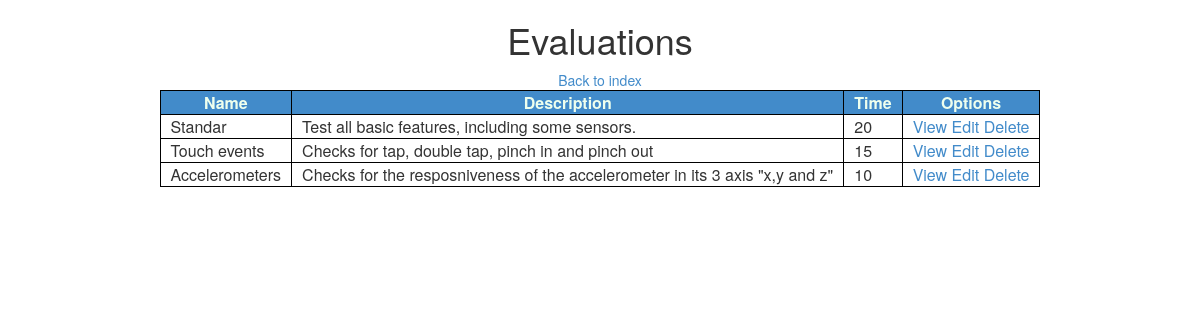
Page /admin/evaluations/index.php on the earlier database version.
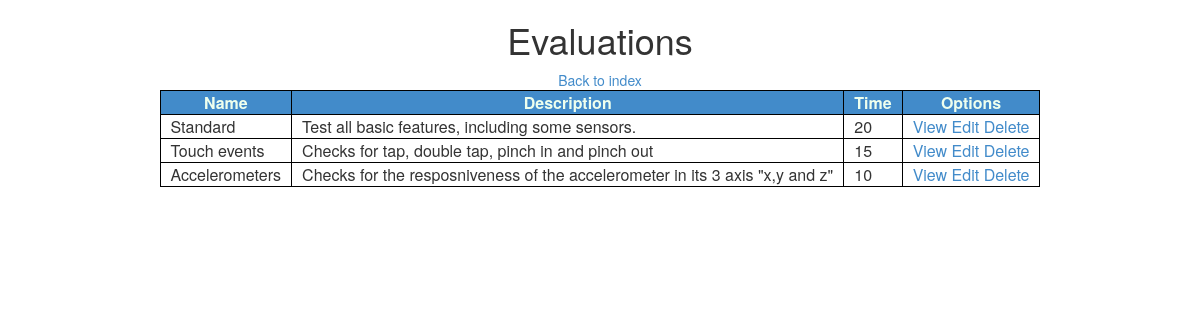
Same page on the later database version.
### tables this page shows
CREATE TABLE `evaluations` (
  `id_evaluation` int(10) NOT NULL AUTO_INCREMENT,
  `name` varchar(45) DEFAULT NULL,
  `description` varchar(150) DEFAULT NULL COMMENT 'consist of multiple tests, this structure is implemented so that you can set special set of tests for some specific devices.',
  `time` int(3) NOT NULL DEFAULT '10',
  PRIMARY KEY (`id_evaluation`),
  UNIQUE KEY `id_evaluation_UNIQUE` (`id_evaluation`)
);

### admin/evaluations/index.php (the view, shortened to what this page needs)
<html>
    <head>
        <?php
        include "../../template/_head.php";
        include '../../db_info.php';
        $link = mysqli_connect($hst, $usrnm, $psswrd, $schm) or die("Error " . mysqli_error($link));
        $evaluations_query = "SELECT e.name, e.description, e.time FROM evaluations e;";
        $evaluations = $link->query($evaluations_query);
        ?>
        <link href="../css/admin.css" type="text/css" rel="stylesheet">
    </head>
    <body>
        <center>
            <h1>Evaluations</h1>
            <a href="/mobile/admin/" >Back to index</a>
            <table>
                <thead>
                    <tr>
                        <th>Name</th>
                        <th>Description</th>
                        <th>Time</th>
                        <th>Options</th>
                    </tr>
                </thead>
                <tbody>
                    <?php
                    while($eval = mysqli_fetch_array($evaluations)) {
                    ?>
                    <tr>
                        <td><?php echo $eval["name"] ?></td>
                        <td><?php echo $eval["description"] ?></td>
                        <td><?php echo $eval["time"] ?></td>
                        <td>
                            <a href="#">View</a>
                            <a href="#">Edit</a>
                            <a href="#">Delete</a>
                        </td>
                    </tr>
                    <?php
                    }
                    ?>
                </tbody>
            </table>
        </center>
    </body>
</html>

Differences in the rows shown:
changed evaluations "Test all basic features, including some sensors.": name "Standar" → "Standard"
